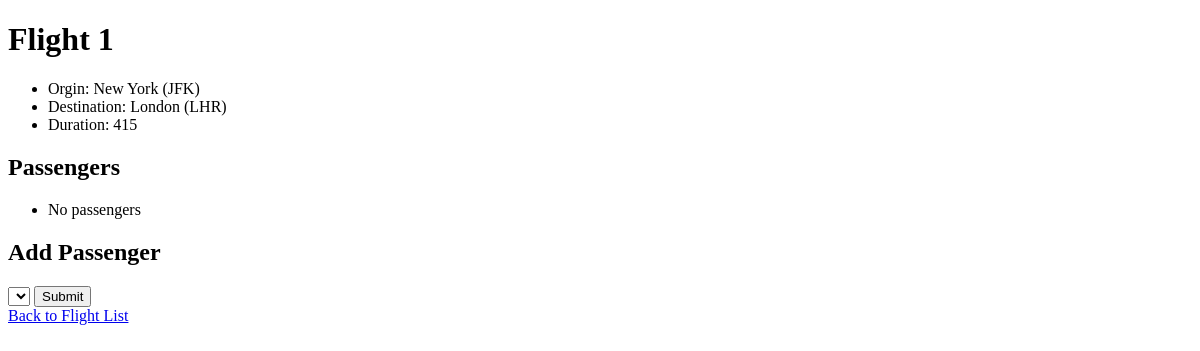
Before: /flights/1 with the older database file.
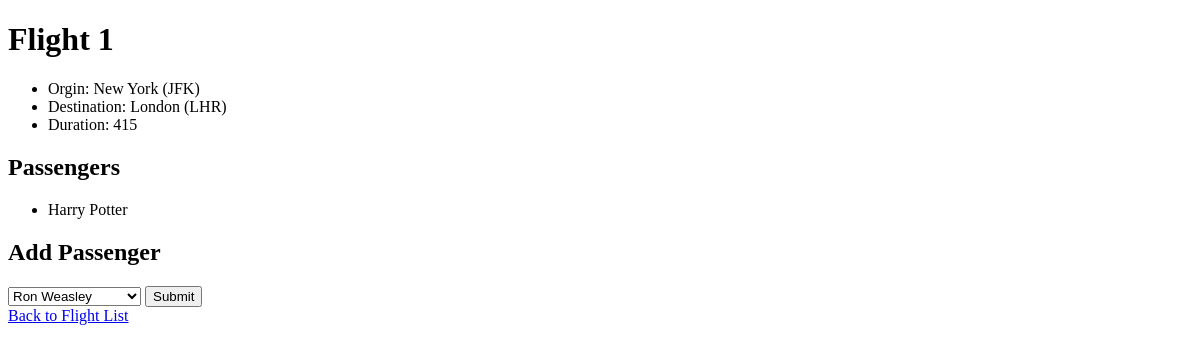
After: the same page with the newer database file.
### flights/models.py (models this page shows)
class Passenger(models.Model):
    first = models.CharField(max_length=64)
    last = models.CharField(max_length=64)
    flights = models.ManyToManyField(Flight, blank=True, related_name="passengers")
    def __str__(self):
        return f"{self.first} {self.last}"

### flights/views.py (the view)
# urls.py: path("<int:flight_id>", views.flight, name="flight"),
def flight(request, flight_id):
    flight = Flight.objects.get(pk=flight_id)
    return render(request, "flights/flight.html", {
        "flight": flight,
        "passengers": flight.passengers.all(),
        "non_passengers": Passenger.objects.exclude(flights=flight).all()
    })

### flights/models.py (called while the page is built)
    def __str__(self):
        return f"{self.city} ({self.code})"

### flights/templates/flights/flight.html (shortened to what this page needs)
{% extends "flights/layout.html" %}
{% block body %}
    <h1>Flight {{ flight.id }}</h1>
    <ul>
        <li>Orgin: {{ flight.origin }}</li>
        <li>Destination: {{ flight.destination }}</li>
        <li>Duration: {{ flight.duration }}</li>
    </ul>
    <h2>Passengers</h2>
    <ul>
        {% for passenger in passengers %}
            <li>{{ passenger }}</li>
        {% empty %}
            <li>No passengers</li>
        {% endfor %}
    </ul>
    <h2>Add Passenger</h2>
    <form action="{% url 'book' flight.id %}" method="post">
        <select name="passenger" id="">
            {% for passenger in non_passengers %}
                <option value="{{ passenger.id }}">{{ passenger }}</option>
            {% endfor %}
        </select>
        <input type="submit" />
    </form>
    <a href="{% url 'index' %}">Back to Flight List</a>
{% endblock %}

Changed rows visible on the page:
added Passenger: first+last "Harry Potter"
Other visible differences:
form field passenger: (not shown) → "Ron Weasley"
text no longer shown: "No passengers"
